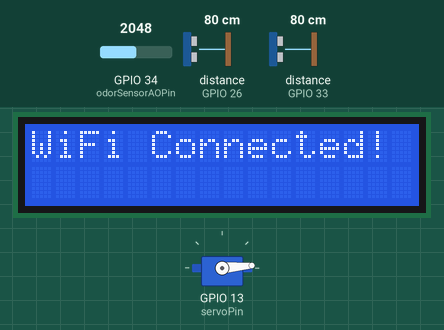
Simulated run of this sketch. Board: ESP32. On the bench: 16×2 character LCD, servo. Wiring (inferred from the names in the program): 2 × ultrasonic range finder: trigger GPIO 25, echo GPIO 26 / trigger GPIO 32, echo GPIO 33. The inputs (shaded band) are chosen by the test bench; at power-on: distance to the obstacle (sensors on GPIO 26, GPIO 33) 80 cm, GPIO 34 (odorSensorAOPin) = 2048. The echo pulse lasts 58.3 µs per cm; WiFi joins after 1.5 s; servers stay silent unless stated; the local clock reads 2024-03-15 10:24:30 at power-on unless the sketch sets it.

Above: at 1.9 s.
At 5.1 s:
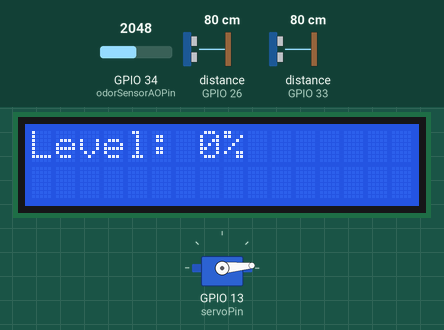
5.2 s: distance to the obstacle (sensor on GPIO 26) set to 5 cm
At 6.7 s:
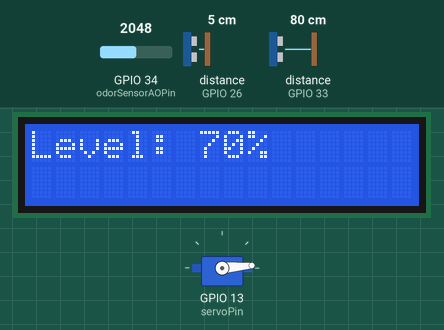
7.3 s: distance to the obstacle (sensor on GPIO 26) set to 2 cm
At 8.6 s:
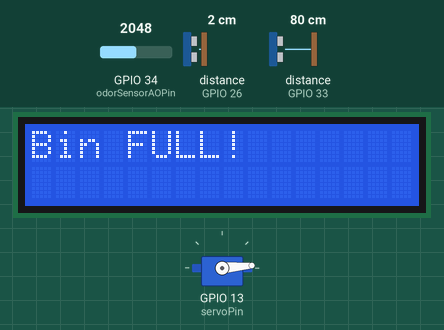
9.0 s: distance to the obstacle (sensor on GPIO 33) set to 32 cm
10.6 s: distance to the obstacle (sensor on GPIO 33) set to 27 cm
At 11.97 s:
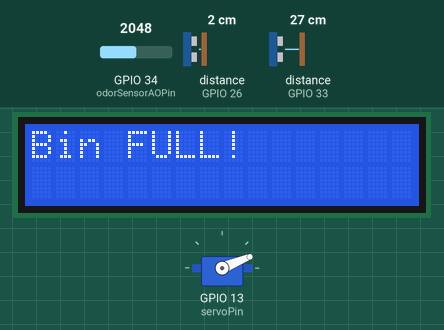
13.8 s: distance to the obstacle (sensor on GPIO 26) set to 4 cm
15.7 s: distance to the obstacle (sensor on GPIO 33) set to 35 cm
Timing chart, 0 to 19.3 s (numbered marks = the images above; inputs shaded):
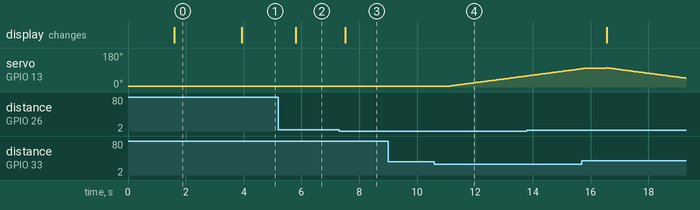

Measured:
- the behaviour switches between 4 and 3 cm on distance to the obstacle (sensor on GPIO 26) (found by bisection; images 2 and 3)
- the behaviour switches between 30 and 29 cm on distance to the obstacle (sensor on GPIO 33) (found by bisection; images 3 and 4)
- after the input at 5.2 s, the display: changes after 0.60 s (image 2)
- after the input at 7.3 s, the display: changes after 0.22 s (image 3)
- after the input at 9.0 s, every drawn part: stays the same
- after the input at 10.6 s, servo on GPIO 13 (servoPin): moves from 5° to 59° over 2.6 s, starting after 0.55 s
- what the display in image 0 shows lasts 2.3 s, from 1.6 s to 3.9 s

The sketch:

SmartBin.ino
```cpp
// Blynk Configuration
#define BLYNK_TEMPLATE_ID "TMPL3DnvLTlTA"
#define BLYNK_TEMPLATE_NAME "BIN1"
#define BLYNK_AUTH_TOKEN "vdNX9wTPo2Zjn_fY2ljeW7LBZrCARKbh"

// WiFi Credentials
#define WIFI_SSID "Vamsi.."
#define WIFI_PASSWORD "1234567890"

// Firebase Configuration
#define FIREBASE_HOST "https://smart-bin-management-system-default-rtdb.firebaseio.com/"
#define FIREBASE_AUTH "your-database-secret"

#include <Arduino.h>
#include <WiFi.h>
#include <BlynkSimpleEsp32.h>
#include <FirebaseESP32.h>
#include <time.h>
#include <ESP32Servo.h>
#include <Wire.h>
#include <LiquidCrystal_I2C.h>

// Hardware Configuration
const int trigPin1 = 25;         // First ultrasonic sensor
const int echoPin1 = 26;
const int trigPin2 = 32;         // Second ultrasonic sensor
const int echoPin2 = 33;
const int odorSensorAOPin = 34;  // Analog input
const int servoPin = 13;         // Servo control

// LCD Configuration (Confirm address with I2C scanner)
#define LCD_ADDR 0x27
#define LCD_COLS 16
#define LCD_ROWS 2
LiquidCrystal_I2C lcd(LCD_ADDR, LCD_COLS, LCD_ROWS);

// NTP Configuration
const char* ntpServer = "pool.ntp.org";
const long gmtOffset_sec = 19800;  // IST: UTC+5:30

// Servo Control Parameters
const int SERVO_OPEN_ANGLE = 100;
const int SERVO_CLOSE_ANGLE = 5;
const int SERVO_STEP = 1;
const int SERVO_DELAY = 50;

// Global Variables
Servo myServo;
unsigned long previousMillis = 0;
const long interval = 1000;
bool binFullNotificationSent = false;
bool motionNotificationSent = false;
bool odorNotificationSent = false;

// Firebase Objects
FirebaseData firebaseData;
FirebaseConfig config;
FirebaseAuth auth;

String binID = "BIN1";

void initializeSensors() {
  pinMode(trigPin1, OUTPUT);
  pinMode(echoPin1, INPUT);
  pinMode(trigPin2, OUTPUT);
  pinMode(echoPin2, INPUT);
  pinMode(odorSensorAOPin, INPUT);
}

float measureDistance(int trigPin, int echoPin) {
  digitalWrite(trigPin, LOW);
  delayMicroseconds(2);
  digitalWrite(trigPin, HIGH);
  delayMicroseconds(10);
  digitalWrite(trigPin, LOW);
  return pulseIn(echoPin, HIGH) * 0.034 / 2;
}

int calculateBinLevel(float distance) {
  const float maxDist = 12.0;
  const float minDist = 2.0;
  distance = constrain(distance, minDist, maxDist);
  return 100 - ((distance - minDist) / (maxDist - minDist)) * 100;
}

void updateLCD(float distance) {
  lcd.setCursor(0, 0);
  if (distance < 3) {
    lcd.print("Bin FULL!       ");
  } else {
    lcd.print("Level: ");
    lcd.print(calculateBinLevel(distance));
    lcd.print("%      ");
  }
}

void moveServoSlowly(int targetAngle) {
  static int currentAngle = SERVO_CLOSE_ANGLE;

  if (currentAngle < targetAngle) {
    for (; currentAngle <= targetAngle; currentAngle += SERVO_STEP) {
      myServo.write(currentAngle);
      delay(SERVO_DELAY);
    }
  } else {
    for (; currentAngle >= targetAngle; currentAngle -= SERVO_STEP) {
      myServo.write(currentAngle);
      delay(SERVO_DELAY);
    }
  }
}

void checkMotionDetection(float distance) {
  if (distance < 29) {
    if (!motionNotificationSent) {
      moveServoSlowly(SERVO_OPEN_ANGLE);
      Blynk.logEvent("motion_detected", "Motion near bin!");
      motionNotificationSent = true;
    }
  } else {
    if (motionNotificationSent) {
      moveServoSlowly(SERVO_CLOSE_ANGLE);
      motionNotificationSent = false;
    }
  }
}

void sendToFirebase(float d1, float d2, int odor) {
  time_t now = time(nullptr);
  struct tm* ti = localtime(&now);

  char timestamp[20];
  strftime(timestamp, 20, "%Y-%m-%d_%H-%M-%S", ti);

  String path = "/" + binID + "/readings/" + timestamp;

  FirebaseJson json;
  json.set("bin_level", calculateBinLevel(d1));
  json.set("motion_distance", d2);
  json.set("odor_value", odor);
  json.set("timestamp", timestamp);

  Firebase.setJSON(firebaseData, path, json);
}

void setup() {
  Serial.begin(115200);
  initializeSensors();

  // Initialize LCD
  Wire.begin(21, 22);  // Default ESP32 I2C pins
  lcd.init();
  lcd.backlight();
  lcd.print("Initializing...");

  // Connect to WiFi
  WiFi.begin(WIFI_SSID, WIFI_PASSWORD);
  while (WiFi.status() != WL_CONNECTED) delay(500);
  lcd.clear();
  lcd.print("WiFi Connected!");

  // Initialize services
  Blynk.begin(BLYNK_AUTH_TOKEN, WIFI_SSID, WIFI_PASSWORD);
  configTime(gmtOffset_sec, 0, ntpServer);
  while (!time(nullptr)) delay(1000);

  // Firebase setup
  config.host = FIREBASE_HOST;
  config.signer.tokens.legacy_token = FIREBASE_AUTH;
  Firebase.begin(&config, &auth);

  // Servo setup
  myServo.attach(servoPin);
  myServo.write(SERVO_CLOSE_ANGLE);

  delay(2000);
  lcd.clear();
}

void loop() {
  Blynk.run();

  float d1 = measureDistance(trigPin1, echoPin1);
  float d2 = measureDistance(trigPin2, echoPin2);
  int odor = analogRead(odorSensorAOPin);

  updateLCD(d1);

  // Blynk updates
  Blynk.virtualWrite(V0, calculateBinLevel(d1));
  Blynk.virtualWrite(V1, d2);
  Blynk.virtualWrite(V2, odor);
  Blynk.virtualWrite(V3, myServo.read());

  // Notifications
  if (d1 < 2 && !binFullNotificationSent) {
    Blynk.logEvent("bin_full", "Bin needs emptying!");
    binFullNotificationSent = true;
  } else if (d1 >= 2) binFullNotificationSent = false;

  if (odor > 1500 && !odorNotificationSent) {
    Blynk.logEvent("bad_odor", "Foul smell detected!");
    odorNotificationSent = true;
  } else if (odor <= 1500) odorNotificationSent = false;

  checkMotionDetection(d2);

  // Firebase updates
  if (millis() - previousMillis >= interval) {
    previousMillis = millis();
    sendToFirebase(d1, d2, odor);
  }

  delay(500);
}
```
